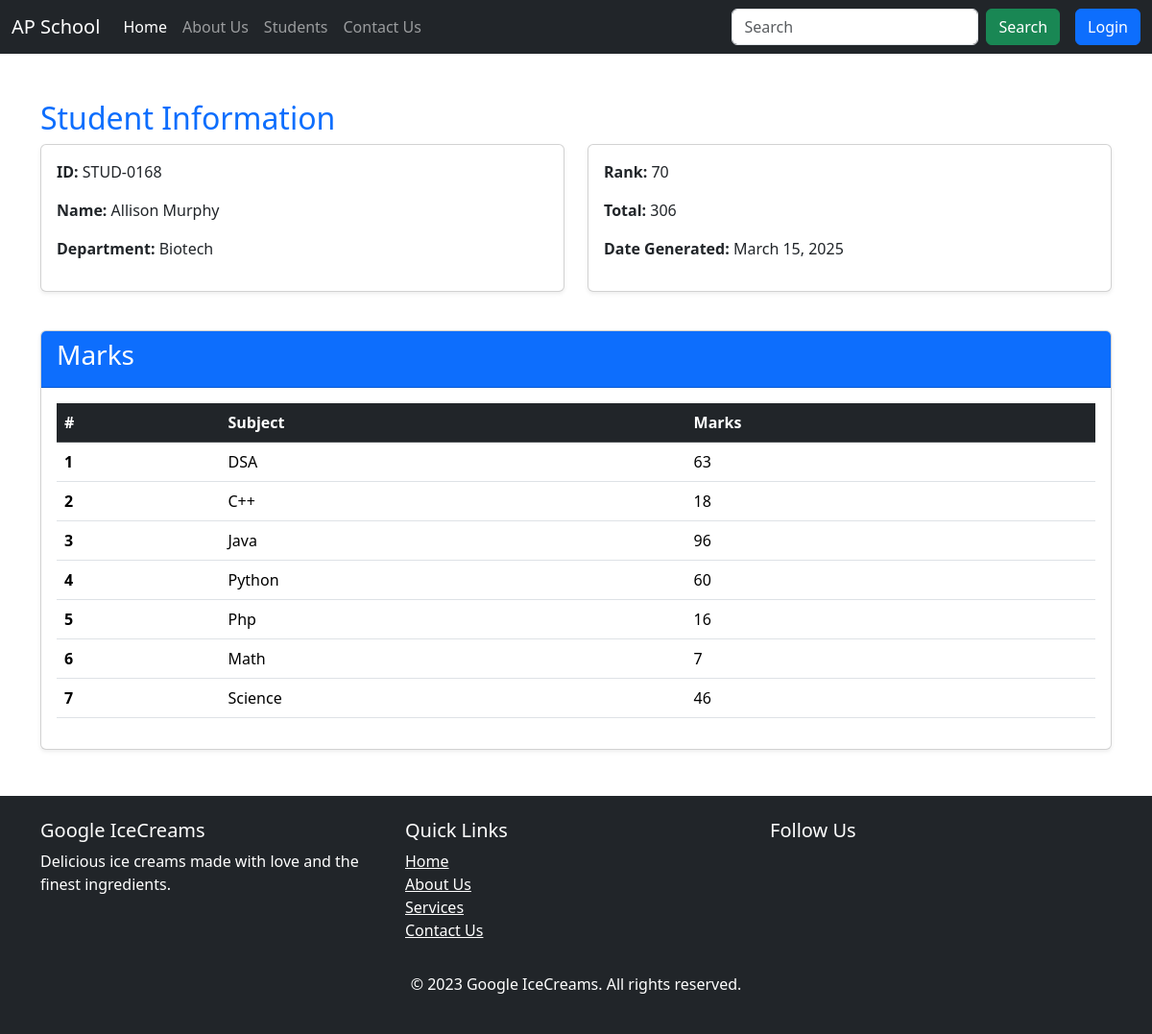
/marks/STUD-0168, run on the app's committed database.
### home/models.py (models this page shows, shortened)
class Student(models.Model):
    department = models.ForeignKey(Department,related_name="depart", on_delete=models.CASCADE)
    student_id = models.OneToOneField(StudentID, related_name="studentID", on_delete=models.CASCADE)
    student_name = models.CharField(max_length=100)
    student_email = models.EmailField(unique=True)
    student_age = models.IntegerField(default=18)
    student_address = models.TextField()
    class Meta():
        ordering = ['student_name']
        verbose_name = "student"

class StudentID(models.Model):
    studentId = models.CharField(max_length=100)
    def __str__(self) -> str:
        return self.studentId
    class Meta():
        ordering = ['studentId']

class Department(models.Model):
    department = models.CharField(max_length=100)
    def __str__(self) -> str:
        return self.department
    class Meta():
        ordering = ['department']
        verbose_name = "Department"
        verbose_name_plural = "Departments"  # Custom plural name

class Subject_marks(models.Model):
    student = models.ForeignKey(Student, related_name="studentmarks", on_delete=models.CASCADE)
    subject = models.ForeignKey(Subject, on_delete=models.CASCADE)
    marks = models.IntegerField()
    class Meta:
        unique_together = ['student','subject']

class ReportCard(models.Model):
    student = models.ForeignKey(Student, related_name="studentreportcard", on_delete=models.CASCADE)
    student_rank = models.IntegerField()
    report_card_generated_date = models.DateField(auto_now=True)
    class Meta:
        unique_together = ['student_rank','report_card_generated_date']

class Subject(models.Model):
    subjectName = models.CharField(max_length=122)
    def __str__(self) -> str :
        return self.subjectName

### home/views.py (the view)
# urls.py: path('marks/<student_id>',views.get_marks,name="marks")
def get_marks(request, student_id):
    queryset = Subject_marks.objects.filter(student__student_id__studentId=student_id)
    student_queryset = Student.objects.filter(student_id__studentId = student_id)
    total_marks = queryset.aggregate(total_marks = Sum("marks"))
    return render(request,"report/marks.html",{'queryset' : queryset,
                                               'student_queryset' : student_queryset,
                                                'total_marks' : total_marks})

### templates/report/marks.html (shortened to what this page needs)
{% extends "base.html" %}
{% block body %}
<div class="container mt-5">
    <div class="student-info mb-4">
        <h2 class="text-primary">Student Information</h2>
        <div class="row">
            <div class="col-md-6">
                {% for student in student_queryset %}
                <div class="card shadow-sm mb-3">
                    <div class="card-body">
                        <p><strong>ID:</strong> {{ student.student_id }}</p>
                        <p><strong>Name:</strong> {{ student.student_name }}</p>
                        <p><strong>Department:</strong> {{ student.department }}</p>
                    </div>
                </div>
                {% endfor %}
            </div>
            <div class="col-md-6">
                <div class="card shadow-sm mb-3">
                    <div class="card-body">
                        <p><strong>Rank:</strong> {{ queryset.first.student.studentreportcard.first.student_rank }}</p>
                        <p><strong>Total:</strong> {{ total_marks.total_marks }}</p>
                        <p><strong>Date Generated:</strong> {{ queryset.first.student.studentreportcard.first.report_card_generated_date }}</p>
                    </div>
                </div>
            </div>
        </div>
    </div>
    <div class="card shadow-sm">
        <div class="card-header bg-primary text-white">
            <h3>Marks</h3>
        </div>
        <div class="card-body">
            <table class="table table-hover">
                <thead class="table-dark">
                    <tr>
                        <th scope="col">#</th>
                        <th scope="col">Subject</th>
                        <th scope="col">Marks</th>
                    </tr>
                </thead>
                <tbody>
                    {% if queryset %}
                    {% for marks in queryset %}
                    <tr>
                        <th scope="row">{{ forloop.counter }}</th>
                        <td>{{ marks.subject }}</td>
                        <td>{{ marks.marks }}</td>
                    </tr>
                    {% endfor %}
                    {% else %}
                    <tr>
                        <td colspan="3" class="text-center">No marks found</td>
                    </tr>
                    {% endif %}
                </tbody>
            </table>
        </div>
    </div>
</div>
{% endblock body %}

### data on the page
Student: student_id "STUD-0168", student_name "Allison Murphy", department "Biotech"
Subject_marks: first.student.studentreportcard.first.student_rank "70", first.student.studentreportcard.first.report_card_generated_date "March 15, 2025", subject "DSA", marks "63"
Subject_marks: subject "C++", marks "18"
Subject_marks: subject "Java", marks "96"
Subject_marks: subject "Python", marks "60"
Subject_marks: subject "Php", marks "16"
Subject_marks: subject "Math", marks "7"
Subject_marks: subject "Science", marks "46"

### other printed values
{{ total_marks.total_marks }} "306"
